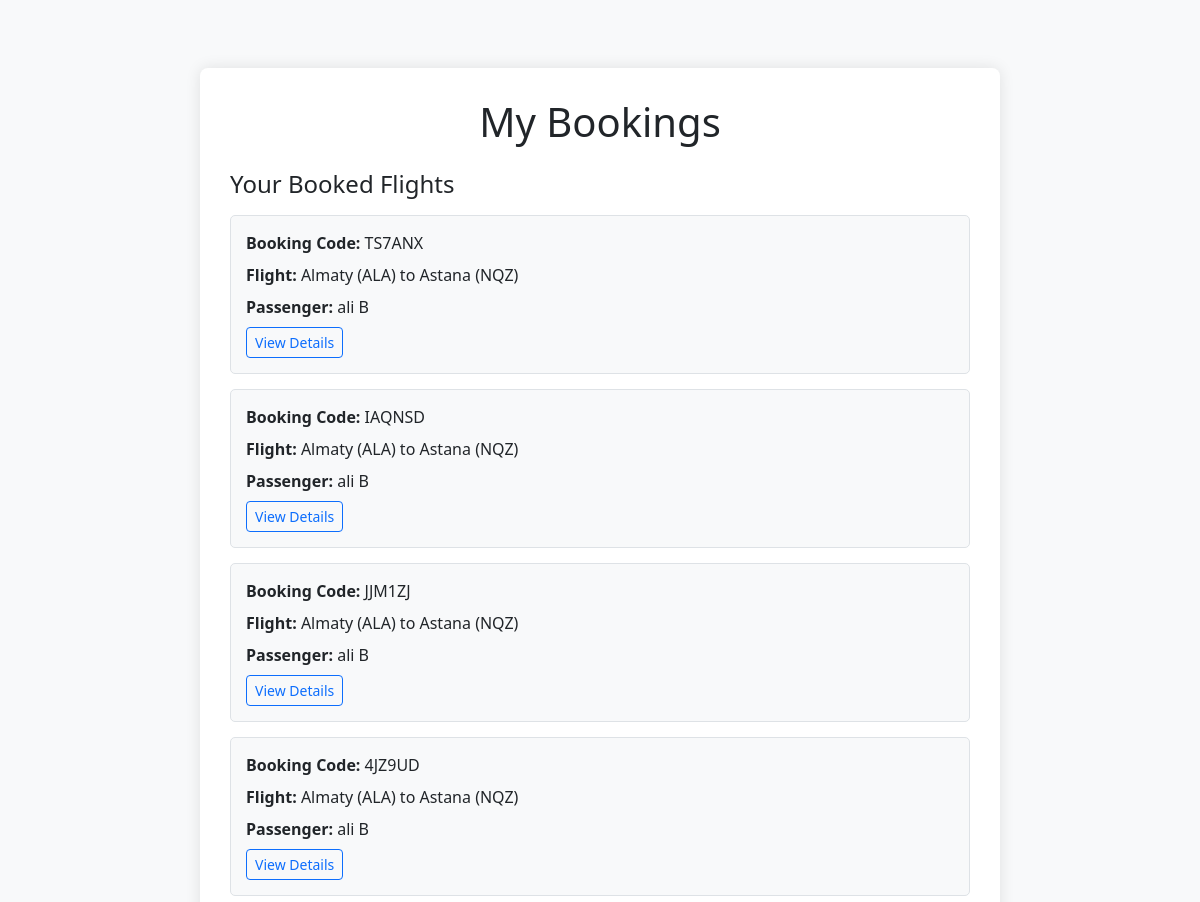
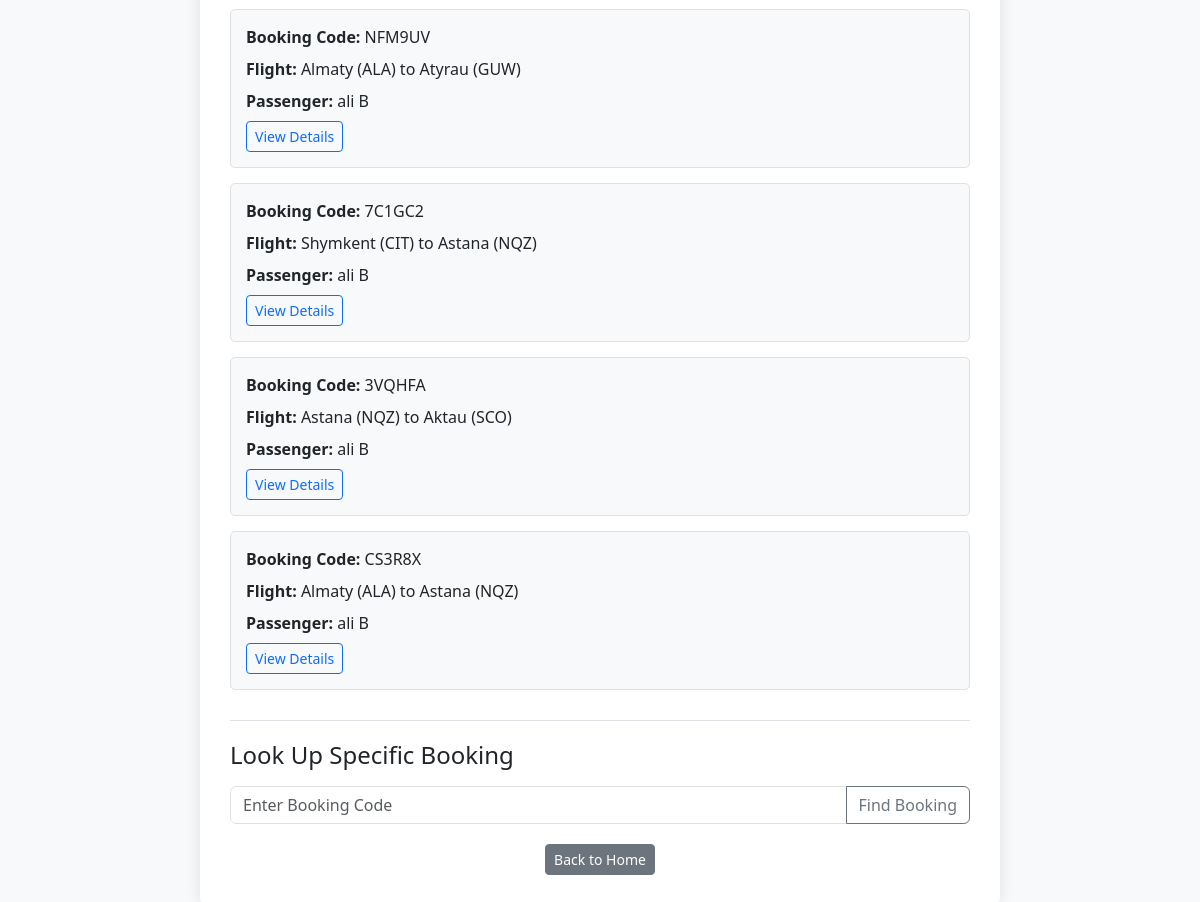
/manage-booking/ (signed in), run on the app's committed database (2 pictures, top to bottom).
### flights/models.py (models this page shows, shortened)
class Booking(models.Model):
    passenger = models.ForeignKey(Passenger, on_delete=models.CASCADE)
    flight = models.ForeignKey(Flight, on_delete=models.CASCADE)
    unique_booking_code = models.CharField(max_length=6, unique=True, editable=False)
    user = models.ForeignKey(User, on_delete=models.CASCADE, null=True, blank=True, related_name='bookings')

class Flight(models.Model):
    origin = models.ForeignKey(Airport, on_delete=models.CASCADE, related_name='flights_from')
    destination = models.ForeignKey(Airport, on_delete=models.CASCADE, related_name='flights_to')
    duration = models.IntegerField()
    capacity = models.IntegerField()

class Airport(models.Model):
    code = models.CharField(max_length=3, unique=True)
    city = models.CharField(max_length=100)
    def __str__(self):
        return f"{self.city} ({self.code})"

class Passenger(models.Model):
    name = models.CharField(max_length=100)
    email = models.EmailField(unique=True)

### flights/views.py (the view, shortened to what this page needs)
# urls.py: path('manage-booking/', flights_views.manage_booking, name='manage-booking'),
@login_required
def manage_booking(request):
    user_bookings = None
    searched_booking = None
    search_attempted = False
    user_bookings = Booking.objects.filter(user=request.user).select_related(
        'passenger', 'flight', 'flight__origin', 'flight__destination'
    ).order_by('-id') # Order by most recent first
    context = {
        'user_bookings': user_bookings,
        'searched_booking': searched_booking, # Result of the POST search (if any)
        'searched': search_attempted # Flag to indicate if a search was performed via POST
    }
    return render(request, 'manage_booking.html', context)

### templates/manage_booking.html (shortened to what this page needs)
<!DOCTYPE html>
<html lang="en">
<head>
    <link rel="stylesheet" href="https://cdn.jsdelivr.net/npm/bootstrap@5.3.0/dist/css/bootstrap.min.css">
</head>
<body>
    <div class="container mt-5">
        <h1 class="text-center mb-4">My Bookings</h1>
        <div class="booking-list-section">
            <h4 class="mb-3">Your Booked Flights</h4>
            {% if user_bookings %}
                {% for booking in user_bookings %}
                    <div class="booking-list-item">
                        <p><strong>Booking Code:</strong> {{ booking.unique_booking_code }}</p>
                        <p><strong>Flight:</strong> {{ booking.flight.origin }} to {{ booking.flight.destination }}</p>
                        <p><strong>Passenger:</strong> {{ booking.passenger.name }}</p>
                        <a href="{% url 'booking_confirmation' booking.unique_booking_code %}" class="btn btn-sm btn-outline-primary">View Details</a>
                    </div>
                {% endfor %}
            {% else %}
                <p>You have no bookings yet.</p>
            {% endif %}
        </div>
        <div class="lookup-form-section">
            <h4 class="mb-3">Look Up Specific Booking</h4>
            <form method="POST">
                <div class="input-group mb-3">
                    <input type="text" class="form-control" placeholder="Enter Booking Code" name="booking_code" required>
                    <button class="btn btn-outline-secondary" type="submit">Find Booking</button>
                </div>
            </form>
        </div>
        <div class="nav-links">
             <a href="{% url 'index' %}" class="btn btn-sm btn-secondary">Back to Home</a>
        </div>
    </div>
</body>
</html>

### templates/manage_booking.html (style rules this page uses)
body { background-color: #f8f9fa; color: #212529; padding-top: 20px; }
.container { max-width: 800px; background-color: #ffffff; padding: 30px; border-radius: 8px; box-shadow: 0 0 15px rgba(0, 0, 0, 0.1); margin-bottom: 30px; }
.booking-list-item { border: 1px solid #dee2e6; border-radius: 5px; padding: 15px; margin-bottom: 15px; background-color: #f8f9fa; }
.booking-list-item p { margin-bottom: 0.5rem; }
.lookup-form-section, .search-result-section { margin-top: 30px; padding-top: 20px; border-top: 1px solid #dee2e6; }
.nav-links { text-align: center; margin-top: 20px; }

### data on the page
Booking: unique_booking_code "TS7ANX", flight.origin "Almaty (ALA)", flight.destination "Astana (NQZ)", passenger.name "ali B"
Booking: unique_booking_code "IAQNSD", flight.origin "Almaty (ALA)", flight.destination "Astana (NQZ)", passenger.name "ali B"
Booking: unique_booking_code "JJM1ZJ", flight.origin "Almaty (ALA)", flight.destination "Astana (NQZ)", passenger.name "ali B"
Booking: unique_booking_code "4JZ9UD", flight.origin "Almaty (ALA)", flight.destination "Astana (NQZ)", passenger.name "ali B"
Booking: unique_booking_code "NFM9UV", flight.origin "Almaty (ALA)", flight.destination "Atyrau (GUW)", passenger.name "ali B"
Booking: unique_booking_code "7C1GC2", flight.origin "Shymkent (CIT)", flight.destination "Astana (NQZ)", passenger.name "ali B"
Booking: unique_booking_code "3VQHFA", flight.origin "Astana (NQZ)", flight.destination "Aktau (SCO)", passenger.name "ali B"
Booking: unique_booking_code "CS3R8X", flight.origin "Almaty (ALA)", flight.destination "Astana (NQZ)", passenger.name "ali B"
